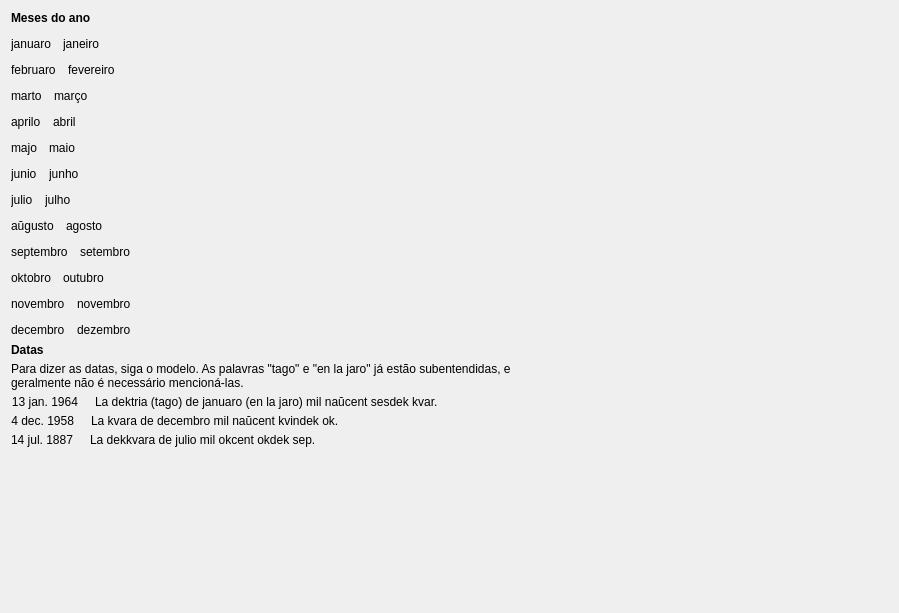
         <widget class="QWidget" name="scrollAreaWidgetContents_3">
          <property name="geometry">
           <rect>
            <x>0</x>
            <y>0</y>
            <width>899</width>
            <height>613</height>
           </rect>
          </property>
          <layout class="QVBoxLayout" name="verticalLayout_6">
           <item>
            <layout class="QVBoxLayout" name="verticalLayout_5">
             <property name="spacing">
              <number>12</number>
             </property>
             <item>
              <widget class="titolo" name="Lec04_Label21">
               <property name="sizePolicy">
                <sizepolicy hsizetype="Preferred" vsizetype="Maximum">
                 <horstretch>0</horstretch>
                 <verstretch>0</verstretch>
                </sizepolicy>
               </property>
               <property name="font">
                <font>
                 <weight>75</weight>
                 <bold>true</bold>
                </font>
               </property>
               <property name="text">
                <string>Meses do ano</string>
               </property>
              </widget>
             </item>
             <item>
              <layout class="QHBoxLayout" name="horizontalLayout_312">
               <property name="spacing">
                <number>12</number>
               </property>
               <item>
                <widget class="klakbutono_nova" name="Lec04_Button398">
                 <property name="text">
                  <string>januaro</string>
                 </property>
                </widget>
               </item>
               <item>
                <widget class="QLabel" name="Lec04_Label325">
                 <property name="sizePolicy">
                  <sizepolicy hsizetype="Expanding" vsizetype="Preferred">
                   <horstretch>0</horstretch>
                   <verstretch>0</verstretch>
                  </sizepolicy>
                 </property>
                 <property name="text">
                  <string>janeiro</string>
                 </property>
                 <property name="wordWrap">
                  <bool>true</bool>
                 </property>
                </widget>
               </item>
              </layout>
             </item>
             <item>
              <layout class="QHBoxLayout" name="horizontalLayout_313">
               <property name="spacing">
                <number>12</number>
               </property>
               <item>
                <widget class="klakbutono_nova" name="Lec04_Button399">
                 <property name="text">
                  <string>februaro</string>
                 </property>
                </widget>
               </item>
               <item>
                <widget class="QLabel" name="Lec04_Label326">
                 <property name="sizePolicy">
                  <sizepolicy hsizetype="Expanding" vsizetype="Preferred">
                   <horstretch>0</horstretch>
                   <verstretch>0</verstretch>
                  </sizepolicy>
                 </property>
                 <property name="text">
                  <string>fevereiro</string>
                 </property>
                 <property name="wordWrap">
                  <bool>true</bool>
                 </property>
                </widget>
               </item>
              </layout>
             </item>
             <item>
              <layout class="QHBoxLayout" name="horizontalLayout_314">
               <property name="spacing">
                <number>12</number>
               </property>
               <item>
                <widget class="klakbutono_nova" name="Lec04_Button400">
                 <property name="text">
                  <string>marto</string>
                 </property>
                </widget>
               </item>
               <item>
                <widget class="QLabel" name="Lec04_Label327">
                 <property name="sizePolicy">
                  <sizepolicy hsizetype="Expanding" vsizetype="Preferred">
                   <horstretch>0</horstretch>
                   <verstretch>0</verstretch>
                  </sizepolicy>
                 </property>
                 <property name="text">
                  <string>março</string>
                 </property>
                 <property name="wordWrap">
                  <bool>true</bool>
                 </property>
                </widget>
               </item>
              </layout>
             </item>
             <item>
              <layout class="QHBoxLayout" name="horizontalLayout_315">
               <property name="spacing">
                <number>12</number>
               </property>
               <item>
                <widget class="klakbutono_nova" name="Lec04_Button401">
                 <property name="text">
                  <string>aprilo</string>
                 </property>
                </widget>
               </item>
               <item>
                <widget class="QLabel" name="Lec04_Label328">
                 <property name="sizePolicy">
                  <sizepolicy hsizetype="Expanding" vsizetype="Preferred">
                   <horstretch>0</horstretch>
                   <verstretch>0</verstretch>
                  </sizepolicy>
                 </property>
                 <property name="text">
                  <string>abril</string>
                 </property>
                 <property name="wordWrap">
                  <bool>true</bool>
                 </property>
                </widget>
               </item>
              </layout>
             </item>
             <item>
              <layout class="QHBoxLayout" name="horizontalLayout_316">
               <property name="spacing">
                <number>12</number>
               </property>
               <item>
                <widget class="klakbutono_nova" name="Lec04_Button402">
                 <property name="text">
                  <string>majo</string>
                 </property>
                </widget>
               </item>
               <item>
                <widget class="QLabel" name="Lec04_Label329">
                 <property name="sizePolicy">
                  <sizepolicy hsizetype="Expanding" vsizetype="Preferred">
                   <horstretch>0</horstretch>
                   <verstretch>0</verstretch>
                  </sizepolicy>
                 </property>
                 <property name="text">
                  <string>maio</string>
                 </property>
                 <property name="wordWrap">
                  <bool>true</bool>
                 </property>
                </widget>
               </item>
              </layout>
             </item>
             <item>
              <layout class="QHBoxLayout" name="horizontalLayout_317">
               <property name="spacing">
                <number>12</number>
               </property>
               <item>
                <widget class="klakbutono_nova" name="Lec04_Button403">
                 <property name="text">
                  <string>junio</string>
                 </property>
                </widget>
               </item>
               <item>
                <widget class="QLabel" name="Lec04_Label330">
                 <property name="sizePolicy">
                  <sizepolicy hsizetype="Expanding" vsizetype="Preferred">
                   <horstretch>0</horstretch>
                   <verstretch>0</verstretch>
                  </sizepolicy>
                 </property>
                 <property name="text">
                  <string>junho</string>
                 </property>
                 <property name="wordWrap">
                  <bool>true</bool>
                 </property>
                </widget>
               </item>
              </layout>
             </item>
             <item>
              <layout class="QHBoxLayout" name="horizontalLayout_318">
               <property name="spacing">
                <number>12</number>
               </property>
               <item>
                <widget class="klakbutono_nova" name="Lec04_Button404">
                 <property name="text">
                  <string>julio</string>
                 </property>
                </widget>
               </item>
               <item>
                <widget class="QLabel" name="Lec04_Label331">
                 <property name="sizePolicy">
                  <sizepolicy hsizetype="Expanding" vsizetype="Preferred">
                   <horstretch>0</horstretch>
                   <verstretch>0</verstretch>
                  </sizepolicy>
                 </property>
                 <property name="text">
                  <string>julho</string>
                 </property>
                 <property name="wordWrap">
                  <bool>true</bool>
                 </property>
                </widget>
               </item>
              </layout>
             </item>
             <item>
              <layout class="QHBoxLayout" name="horizontalLayout_319">
               <property name="spacing">
                <number>12</number>
               </property>
               <item>
                <widget class="klakbutono_nova" name="Lec04_Button405">
                 <property name="text">
                  <string>aŭgusto</string>
                 </property>
                </widget>
               </item>
               <item>
                <widget class="QLabel" name="Lec04_Label332">
                 <property name="sizePolicy">
                  <sizepolicy hsizetype="Expanding" vsizetype="Preferred">
                   <horstretch>0</horstretch>
                   <verstretch>0</verstretch>
                  </sizepolicy>
                 </property>
                 <property name="text">
                  <string>agosto</string>
                 </property>
                 <property name="wordWrap">
                  <bool>true</bool>
                 </property>
                </widget>
               </item>
              </layout>
             </item>
             <item>
              <layout class="QHBoxLayout" name="horizontalLayout_320">
               <property name="spacing">
                <number>12</number>
               </property>
               <item>
                <widget class="klakbutono_nova" name="Lec04_Button406">
                 <property name="text">
                  <string>septembro</string>
                 </property>
                </widget>
               </item>
               <item>
                <widget class="QLabel" name="Lec04_Label333">
                 <property name="sizePolicy">
                  <sizepolicy hsizetype="Expanding" vsizetype="Preferred">
                   <horstretch>0</horstretch>
                   <verstretch>0</verstretch>
                  </sizepolicy>
                 </property>
                 <property name="text">
                  <string>setembro</string>
                 </property>
                 <property name="wordWrap">
                  <bool>true</bool>
                 </property>
                </widget>
               </item>
              </layout>
             </item>
             <item>
              <layout class="QHBoxLayout" name="horizontalLayout_321">
               <property name="spacing">
                <number>12</number>
               </property>
               <item>
                <widget class="klakbutono_nova" name="Lec04_Button407">
                 <property name="text">
                  <string>oktobro</string>
                 </property>
                </widget>
               </item>
               <item>
                <widget class="QLabel" name="Lec04_Label334">
                 <property name="sizePolicy">
                  <sizepolicy hsizetype="Expanding" vsizetype="Preferred">
                   <horstretch>0</horstretch>
                   <verstretch>0</verstretch>
                  </sizepolicy>
                 </property>
                 <property name="text">
                  <string>outubro</string>
                 </property>
                 <property name="wordWrap">
                  <bool>true</bool>
                 </property>
                </widget>
               </item>
              </layout>
             </item>
             <item>
              <layout class="QHBoxLayout" name="horizontalLayout_322">
               <property name="spacing">
                <number>12</number>
               </property>
               <item>
                <widget class="klakbutono_nova" name="Lec04_Button408">
                 <property name="text">
                  <string>novembro</string>
                 </property>
                </widget>
               </item>
               <item>
                <widget class="QLabel" name="Lec04_Label335">
                 <property name="sizePolicy">
                  <sizepolicy hsizetype="Expanding" vsizetype="Preferred">
                   <horstretch>0</horstretch>
                   <verstretch>0</verstretch>
                  </sizepolicy>
                 </property>
                 <property name="text">
                  <string>novembro</string>
                 </property>
                 <property name="wordWrap">
                  <bool>true</bool>
                 </property>
                </widget>
               </item>
              </layout>
             </item>
             <item>
              <layout class="QHBoxLayout" name="horizontalLayout_323">
               <property name="spacing">
                <number>12</number>
               </property>
               <item>
                <widget class="klakbutono_nova" name="Lec04_Button409">
                 <property name="text">
                  <string>decembro</string>
                 </property>
                </widget>
               </item>
               <item>
                <widget class="QLabel" name="Lec04_Label336">
                 <property name="sizePolicy">
                  <sizepolicy hsizetype="Expanding" vsizetype="Preferred">
                   <horstretch>0</horstretch>
                   <verstretch>0</verstretch>
                  </sizepolicy>
                 </property>
                 <property name="text">
                  <string>dezembro</string>
                 </property>
                 <property name="wordWrap">
                  <bool>true</bool>
                 </property>
                </widget>
               </item>
              </layout>
             </item>
            </layout>
           </item>
           <item>
            <layout class="QVBoxLayout" name="verticalLayout_155">
             <property name="spacing">
              <number>5</number>
             </property>
             <item>
              <widget class="titolo" name="Lec04_Label26">
               <property name="sizePolicy">
                <sizepolicy hsizetype="Preferred" vsizetype="Maximum">
                 <horstretch>0</horstretch>
                 <verstretch>0</verstretch>
                </sizepolicy>
               </property>
               <property name="maximumSize">
                <size>
                 <width>16777215</width>
                 <height>30</height>
                </size>
               </property>
               <property name="font">
                <font>
                 <weight>75</weight>
                 <bold>true</bold>
                </font>
               </property>
               <property name="text">
                <string>Datas</string>
               </property>
              </widget>
             </item>
             <item>
              <widget class="QLabel" name="Lec04_Label22">
               <property name="text">
                <string>Para dizer as datas, siga o modelo. As palavras &quot;tago&quot; e &quot;en la jaro&quot; já estão subentendidas, e 
geralmente não é necessário mencioná-las.</string>
               </property>
               <property name="wordWrap">
                <bool>true</bool>
               </property>
              </widget>
             </item>
             <item>
              <layout class="QHBoxLayout" name="horizontalLayout_324">
               <item>
                <widget class="neklakebla_nova" name="label_98">
                 <property name="sizePolicy">
                  <sizepolicy hsizetype="Maximum" vsizetype="Preferred">
                   <horstretch>0</horstretch>
                   <verstretch>0</verstretch>
                  </sizepolicy>
                 </property>
                 <property name="maximumSize">
                  <size>
                   <width>16777215</width>
                   <height>16777215</height>
                  </size>
                 </property>
                 <property name="text">
                  <string>13 jan. 1964</string>
                 </property>
                 <property name="alignment">
                  <set>Qt::AlignRight|Qt::AlignTrailing|Qt::AlignVCenter</set>
                 </property>
                 <property name="lingvo" stdset="0">
                  <string>eo</string>
                 </property>
                 <property name="tipo" stdset="0">
                  <string>esperanta</string>
                 </property>
                </widget>
               </item>
               <item>
                <widget class="label_sago" name="label_99">
                 <property name="sizePolicy">
                  <sizepolicy hsizetype="Maximum" vsizetype="Preferred">
                   <horstretch>0</horstretch>
                   <verstretch>0</verstretch>
                  </sizepolicy>
                 </property>
                 <property name="maximumSize">
                  <size>
                   <width>16777215</width>
                   <height>16777215</height>
                  </size>
                 </property>
                 <property name="text">
                  <string/>
                 </property>
                 <property name="pixmap">
                  <pixmap resource="ikonoj.qrc">:/ikonoj/sago_antauen.png</pixmap>
                 </property>
                 <property name="alignment">
                  <set>Qt::AlignCenter</set>
                 </property>
                </widget>
               </item>
               <item>
                <widget class="neklakebla_nova" name="label_122">
                 <property name="text">
                  <string>La dektria (tago) de januaro (en la jaro) mil naŭcent sesdek kvar.</string>
                 </property>
                 <property name="wordWrap">
                  <bool>true</bool>
                 </property>
                 <property name="lingvo" stdset="0">
                  <string>eo</string>
                 </property>
                 <property name="tipo" stdset="0">
                  <string>esperanta</string>
                 </property>
                </widget>
               </item>
              </layout>
             </item>
             <item>
              <layout class="QHBoxLayout" name="horizontalLayout_325">
               <item>
                <widget class="neklakebla_nova" name="label_101">
                 <property name="sizePolicy">
                  <sizepolicy hsizetype="Maximum" vsizetype="Preferred">
                   <horstretch>0</horstretch>
                   <verstretch>0</verstretch>
                  </sizepolicy>
                 </property>
                 <property name="maximumSize">
                  <size>
                   <width>16777215</width>
                   <height>16777215</height>
                  </size>
                 </property>
                 <property name="text">
                  <string>4 dec. 1958</string>
                 </property>
                 <property name="alignment">
                  <set>Qt::AlignRight|Qt::AlignTrailing|Qt::AlignVCenter</set>
                 </property>
                 <property name="lingvo" stdset="0">
                  <string>eo</string>
                 </property>
                 <property name="tipo" stdset="0">
                  <string>esperanta</string>
                 </property>
                </widget>
               </item>
               <item>
                <widget class="label_sago" name="label_102">
                 <property name="sizePolicy">
                  <sizepolicy hsizetype="Maximum" vsizetype="Preferred">
                   <horstretch>0</horstretch>
                   <verstretch>0</verstretch>
                  </sizepolicy>
                 </property>
                 <property name="maximumSize">
                  <size>
                   <width>16777215</width>
                   <height>16777215</height>
                  </size>
                 </property>
                 <property name="text">
                  <string/>
                 </property>
                 <property name="pixmap">
                  <pixmap resource="ikonoj.qrc">:/ikonoj/sago_antauen.png</pixmap>
                 </property>
                 <property name="alignment">
                  <set>Qt::AlignCenter</set>
                 </property>
                </widget>
               </item>
               <item>
                <widget class="neklakebla_nova" name="label_123">
                 <property name="text">
                  <string>La kvara de decembro mil naŭcent kvindek ok.</string>
                 </property>
                 <property name="wordWrap">
                  <bool>true</bool>
                 </property>
                 <property name="lingvo" stdset="0">
                  <string>eo</string>
                 </property>
                 <property name="tipo" stdset="0">
                  <string>esperanta</string>
                 </property>
                </widget>
               </item>
              </layout>
             </item>
             <item>
              <layout class="QHBoxLayout" name="horizontalLayout_326">
               <item>
                <widget class="neklakebla_nova" name="label_104">
                 <property name="sizePolicy">
                  <sizepolicy hsizetype="Maximum" vsizetype="Preferred">
                   <horstretch>0</horstretch>
                   <verstretch>0</verstretch>
                  </sizepolicy>
                 </property>
                 <property name="maximumSize">
                  <size>
                   <width>16777215</width>
                   <height>16777215</height>
                  </size>
                 </property>
                 <property name="text">
                  <string>14 jul. 1887</string>
                 </property>
                 <property name="alignment">
                  <set>Qt::AlignRight|Qt::AlignTrailing|Qt::AlignVCenter</set>
                 </property>
                 <property name="lingvo" stdset="0">
                  <string>eo</string>
                 </property>
                 <property name="tipo" stdset="0">
                  <string>esperanta</string>
                 </property>
                </widget>
               </item>
               <item>
                <widget class="label_sago" name="label_105">
                 <property name="sizePolicy">
                  <sizepolicy hsizetype="Maximum" vsizetype="Preferred">
                   <horstretch>0</horstretch>
                   <verstretch>0</verstretch>
                  </sizepolicy>
                 </property>
                 <property name="maximumSize">
                  <size>
                   <width>16777215</width>
                   <height>16777215</height>
                  </size>
                 </property>
                 <property name="text">
                  <string/>
                 </property>
                 <property name="pixmap">
                  <pixmap resource="ikonoj.qrc">:/ikonoj/sago_antauen.png</pixmap>
                 </property>
                 <property name="alignment">
                  <set>Qt::AlignCenter</set>
                 </property>
                </widget>
               </item>
               <item>
                <widget class="neklakebla_nova" name="label_124">
                 <property name="text">
                  <string>La dekkvara de julio mil okcent okdek sep.</string>
                 </property>
                 <property name="wordWrap">
                  <bool>true</bool>
                 </property>
                 <property name="lingvo" stdset="0">
                  <string>eo</string>
                 </property>
                 <property name="tipo" stdset="0">
                  <string>esperanta</string>
                 </property>
                </widget>
               </item>
              </layout>
             </item>
            </layout>
           </item>
           <item>
            <spacer name="verticalSpacer_6">
             <property name="orientation">
              <enum>Qt::Vertical</enum>
             </property>
             <property name="sizeHint" stdset="0">
              <size>
               <width>20</width>
               <height>40</height>
              </size>
             </property>
            </spacer>
           </item>
          </layout>
         </widget>
